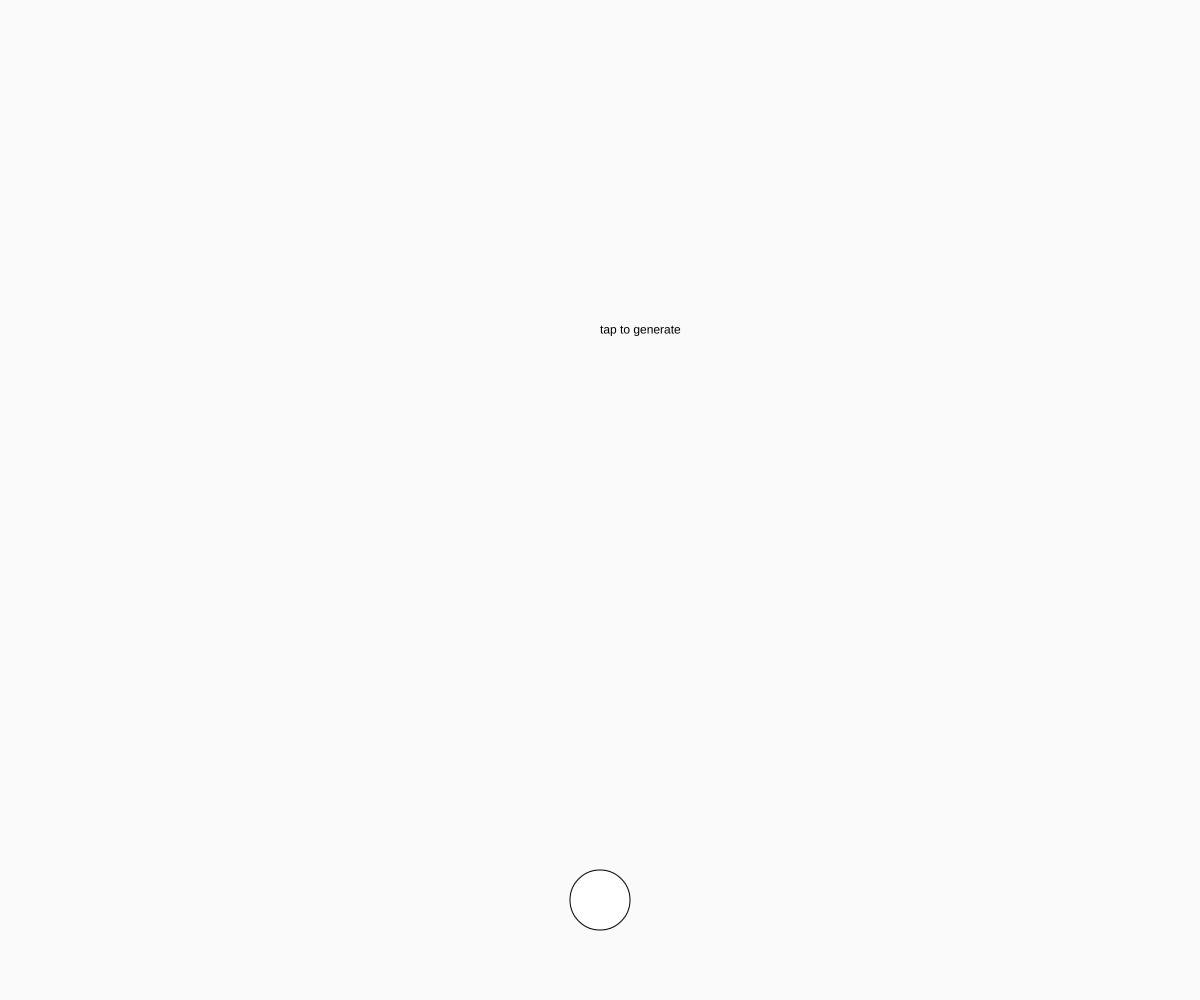
Frame 1 (no input)
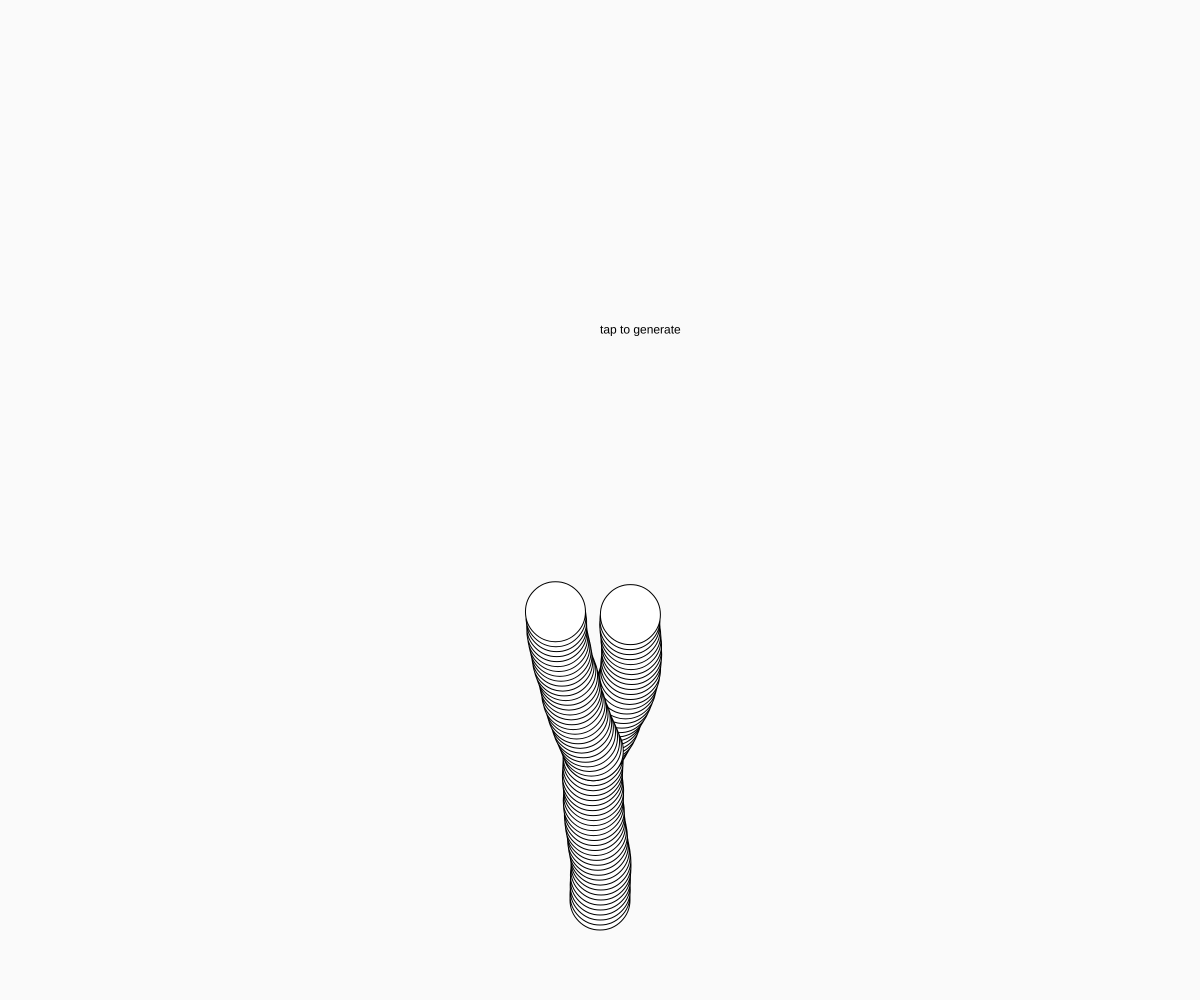
Frame 60 (no input)
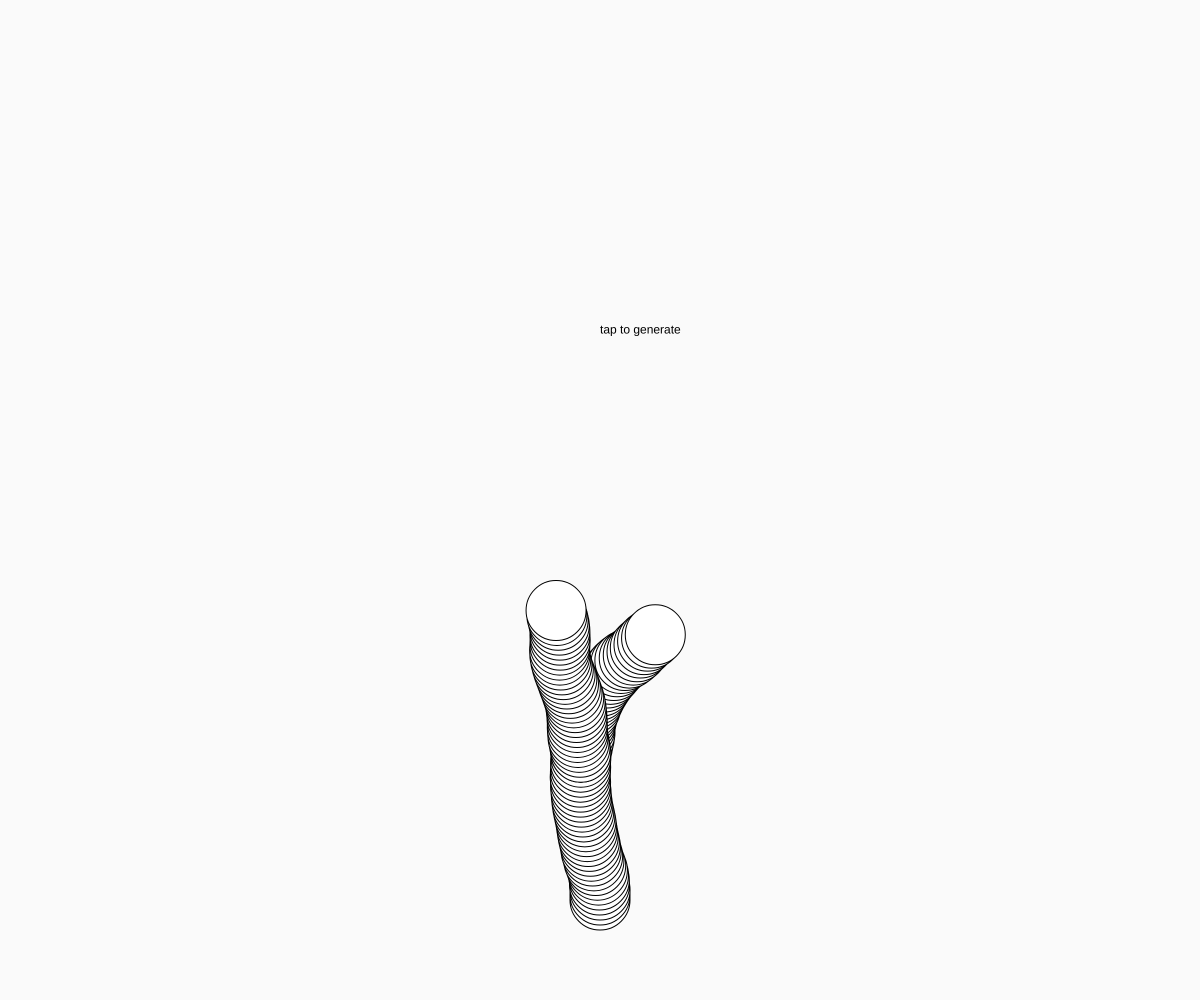
Frame 120 (the mouse pressed at the canvas centre since frame 60)

The p5.js sketch that drew these frames (run headless with seeded random() and noise() and a simulated clock; from frame 60 on, the mouse is pressed at the canvas centre):

// p5.js sketch
// ── sketch.js
let tree;

function setup() {
    pixelDensity(2);
    createCanvas(window.innerWidth, window.innerHeight);
    let point = new Point(window.innerWidth/2, window.innerHeight*0.90)
    let size = new Size(window.innerWidth/10, window.innerHeight/8);
    let entropy = new Entropy()
    let seed = new Seed(point, size, entropy)
    tree = new Tree(seed);
    frameRate(30);
}

function draw() {
    background(250, 255);
    text("tap to generate", window.innerWidth/2, window.innerHeight/3)

    tree.show();
    tree.grow();

    if (tree.branches.length > 16) {
        noLoop()
    }
    
}

class Entropy {
    constructor(sliceWobble = PI/12, branchWobble = PI/4){
        this.branchWobble = branchWobble;
        this.sliceWobble = sliceWobble;
    }
}

class Seed {
    constructor(position, size, entropy, branchAngle = PI/6){
        this.pos = position;
        this.size = size;
        this.entropy = entropy;
        this.branchAngle = branchAngle;
    }
    
    generateSlice() {
        let slice = new TreeSlice(this.pos, this.size, 0, this.entropy);
        return slice;
    }

    generateBranch() {
        let slice = this.generateSlice();
        let branch = new Branch(slice);
        return branch;
    }
}

class Tree {
    constructor(seed) {
        this.seed = seed;
        this.branches = [
            seed.generateBranch()
        ];
    }
    
    get entropy() {
        return this.seed.entropy;
    }

    grow() {
        print(this.branches)
        for (let i in this.branches){
            let branch = this.branches[i]
            if (branch.grown != true) {
                branch.grow();
                if (branch.length > window.innerWidth/40){
                    this.spawnBranches(branch, PI/5)
                }
            }
        }
    }

    show() {
        for (let i in this.branches){
            this.branches[i].show();
        }
    }

    spawnBranches(branch) {
        // get the branch angle from the seed
        let angle = this.seed.branchAngle;
        let halfWobble = this.entropy.branchWobble/2;
      
        // generate a random wobble for each branch
        let wobbleA = random(-abs(halfWobble), +abs(halfWobble));
        let wobbleB = random(-abs(halfWobble), +abs(halfWobble));
    
        // generate two branches, rotated by the given angle + wobble in opposite directions
        let branchA = branch.generateBranch(angle + wobbleA);
        let branchB = branch.generateBranch(-angle + wobbleB);
    
        branch.grown = true;
        this.branches.push(branchA, branchB);
    }
}

class Branch {
    constructor(slice) {
        // contains a non empty array of slices
        this.slices = [slice];
        this.grown = false;
    }

    // get the first slice in the array
    get start() {
        return this.slices[0];
    }
    
    // get the last slice in the array
    get end() {
        this.slices.push();
        return this.slices[this.slices.length - 1];
    }

    get length() {
        return this.slices.length;
    }

    // create and add the next slice to the array, 'grow' the branch
    grow() {
        let nextSlice = this.end.nextSlice();
        this.slices.push(nextSlice);
    }

    // loop over all the slices and draw each slice
    show() {
        for (let i in this.slices) {
            this.slices[i].show();
        }
    }

    generateBranch(angle = PI/4) {
        let slice = new TreeSlice(this.end.pos, this.end.size, (this.end.direction + angle), this.end.entropy);
        let generatedBranch = new Branch(slice);
        return generatedBranch;
    }
}

class TreeSlice {
    constructor(position, size, angle, entropy) {
        this.pos = position;
        this.size = size;
        this.direction = angle;
        this.entropy = entropy;
    }
    // generate a new slice

    nextSlice(amount = 5) {
        let wobble = this.entropy.sliceWobble
        let direction = this.direction + random(-abs(wobble/2), +abs(wobble/2))
        let slice = new TreeSlice(this.pos.offset(this.direction, amount), this.size, direction, this.entropy);
        return slice;
    }

    show() {
        // draw a circle at given position
        circle(this.pos.x, this.pos.y, this.size.width/2);
    } 
}

class Point {
    constructor(x, y) {
        this.x = x;
        this.y = y;
    }

    offset(angle, amount) {
        let xIncrement = sin(angle)*amount;
        let yIncrement = cos(angle)*amount;
        let point = new Point(this.x + xIncrement, this.y - yIncrement);
        return point;
    }

    offsetX(amount = 1){
        let point = new Point(this.x + amount, this.y);
        return point;
    }

    offsetY(amount = 1){
        let point = new Point(this.x, this.y - amount);
        return point;
    }
}

class Size {
    constructor(width, height) {
        this.width = width;
        this.height = height;
    }
}

function mousePressed() {
    tree.branches = [tree.branches[0]]
    tree.branches[0].slices = [tree.branches[0].slices[0]]
    tree.branches[0].grown = false;
    loop()
}
